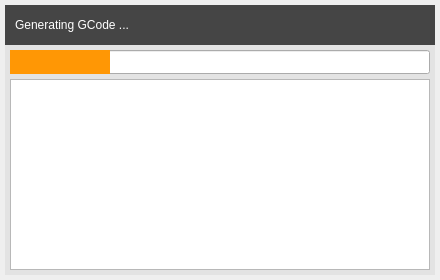
<?xml version="1.0" encoding="UTF-8"?>
<ui version="4.0">
 <class>WaitDialog</class>
 <widget class="QWidget" name="WaitDialog">
  <property name="geometry">
   <rect>
    <x>0</x>
    <y>0</y>
    <width>440</width>
    <height>280</height>
   </rect>
  </property>
  <property name="windowTitle">
   <string>Dialog</string>
  </property>
  <property name="styleSheet">
   <string notr="true">#background{
	background-color: rgb(227, 227, 227);
}</string>
  </property>
  <widget class="DraggableWidget" name="header" native="true">
   <property name="geometry">
    <rect>
     <x>5</x>
     <y>5</y>
     <width>430</width>
     <height>40</height>
    </rect>
   </property>
   <property name="minimumSize">
    <size>
     <width>0</width>
     <height>40</height>
    </size>
   </property>
   <property name="styleSheet">
    <string notr="true">background-color:transparent</string>
   </property>
   <widget class="QLabel" name="label">
    <property name="geometry">
     <rect>
      <x>10</x>
      <y>0</y>
      <width>171</width>
      <height>40</height>
     </rect>
    </property>
    <property name="minimumSize">
     <size>
      <width>0</width>
      <height>40</height>
     </size>
    </property>
    <property name="maximumSize">
     <size>
      <width>16777215</width>
      <height>40</height>
     </size>
    </property>
    <property name="styleSheet">
     <string notr="true">QLabel{
	font: 14px &quot;Arial&quot;;
	color: rgb(255, 255, 255);
}</string>
    </property>
    <property name="text">
     <string>Generating GCode ...</string>
    </property>
   </widget>
  </widget>
  <widget class="QProgressBar" name="progressBar">
   <property name="geometry">
    <rect>
     <x>10</x>
     <y>50</y>
     <width>420</width>
     <height>24</height>
    </rect>
   </property>
   <property name="styleSheet">
    <string notr="true">QProgressBar::chunk{
	background-color: rgb(255, 151, 5);
}</string>
   </property>
   <property name="value">
    <number>24</number>
   </property>
   <property name="textVisible">
    <bool>false</bool>
   </property>
  </widget>
  <widget class="QPlainTextEdit" name="output">
   <property name="geometry">
    <rect>
     <x>10</x>
     <y>79</y>
     <width>420</width>
     <height>191</height>
    </rect>
   </property>
   <property name="font">
    <font>
     <family>Arial</family>
    </font>
   </property>
   <property name="styleSheet">
    <string notr="true"/>
   </property>
   <property name="readOnly">
    <bool>true</bool>
   </property>
  </widget>
  <widget class="QWidget" name="header_background" native="true">
   <property name="geometry">
    <rect>
     <x>5</x>
     <y>5</y>
     <width>430</width>
     <height>40</height>
    </rect>
   </property>
   <property name="styleSheet">
    <string notr="true">background-color: rgb(69, 69, 69);
</string>
   </property>
  </widget>
  <widget class="QWidget" name="background" native="true">
   <property name="geometry">
    <rect>
     <x>5</x>
     <y>5</y>
     <width>430</width>
     <height>270</height>
    </rect>
   </property>
   <property name="styleSheet">
    <string notr="true">#background{
	background-color: rgb(227, 227, 227);
}</string>
   </property>
  </widget>
  <zorder>background</zorder>
  <zorder>header_background</zorder>
  <zorder>header</zorder>
  <zorder>progressBar</zorder>
  <zorder>output</zorder>
 </widget>
 <customwidgets>
  <customwidget>
   <class>DraggableWidget</class>
   <extends>QWidget</extends>
   <header>draggablewidget.h</header>
   <container>1</container>
  </customwidget>
 </customwidgets>
 <resources/>
 <connections/>
</ui>
